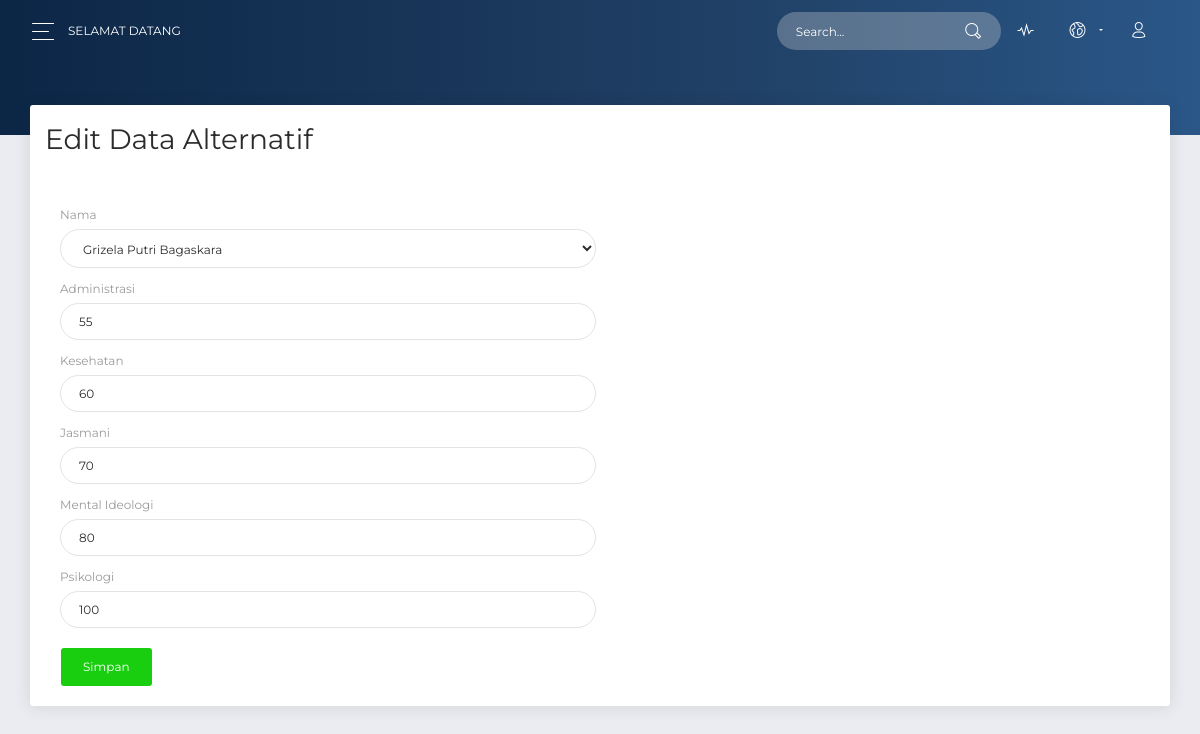
The page /edit_alternatif.php?id=51 (signed in) on the database its author committed.
### tables this page shows
CREATE TABLE `tb_alternatif` (
  `id_alternatif` int(11) NOT NULL,
  `nama_alternatif` varchar(255) NOT NULL
);

CREATE TABLE `tb_siswa` (
  `id` int(11) NOT NULL,
  `no_peserta` varchar(255) NOT NULL,
  `nama` varchar(255) NOT NULL,
  `alamat` varchar(255) NOT NULL,
  `ttl` varchar(255) NOT NULL,
  `agama` varchar(255) NOT NULL,
  `pend_terakhir` varchar(255) NOT NULL
);

CREATE TABLE `tb_nilai` (
  `id_nilai` int(11) NOT NULL,
  `id_alternatif` int(50) NOT NULL,
  `kriteria1` int(25) NOT NULL,
  `kriteria2` int(25) NOT NULL,
  `kriteria3` int(25) NOT NULL,
  `kriteria4` int(25) NOT NULL,
  `kriteria5` int(25) NOT NULL
);

### edit_alternatif.php (the view, shortened to what this page needs)
<?php $page = 'alternatif'; include './template/header.php';
?>
<?php include './template/navbar.php';
?>
 <div class="panel-header panel-header-sm">
      </div>
      <div class="content">
        <div class="row">
          <div class="col-md-12">
            <div class="card ">
              <div class="card-header ">
                <h3>Edit Data Alternatif</h3>
								<div class="card-body">
									<div class="row">
										  <?php
										  $id_alternatif = (int) $_GET['id'];
										  $sql = "SELECT * FROM tb_alternatif p INNER JOIN tb_nilai b ON p.id_alternatif= b.id_alternatif where p.id_alternatif='$id_alternatif'";
										  $result = mysql_query($sql);
										  $dataku = mysql_fetch_array($result);
										  ?>
										<div class="col-md-6 pr-1">
											<form action="./alternatif/update_alternatif.php" method="post">
											<div class="form-group">
												<label>Nama</label>
                        						<select name="nama_alternatif" placeholder="Pilih Kriteria..." class="form-control">
                                    <?php
                              		$query = "SELECT * FROM tb_siswa ORDER BY id asc";
                                    $hasil = mysql_query($query);
                                    while ($data = mysql_fetch_array($hasil)){
                                      echo "<option value='$data[nama]'" ;
                                        if ($data['nama'] == $dataku['nama_alternatif']) {
                                            echo "selected";
                                        }
                                        echo ">".$data['nama']."</option>";
                                        }
                                    $kriteria = array();
                                    $kq = mysql_query("SELECT * from kriteria");
                                    while ($k = mysql_fetch_array($kq)) {
                                    	array_push($kriteria, $k['nama_kriteria']);
                                    }
                                    ?>
                                </select>
											</div>
											<div class="form-group">
												<label><?php echo $kriteria[0] ?></label>
												<input type="text" class="form-control" name="kriteria1" value="<?php echo $dataku['kriteria1'] ?>">
											</div>
											<div class="form-group">
												<label><?php echo $kriteria[1] ?></label>
												<input type="text" class="form-control" name="kriteria2" value="<?php echo $dataku['kriteria2'] ?>">
											</div>
											<div class="form-group">
												<label><?php echo $kriteria[2] ?></label>
												<input type="text" class="form-control" name="kriteria3" value="<?php echo $dataku['kriteria3'] ?>">
											</div>
											<div class="form-group">
												<label><?php echo $kriteria[3] ?></label>
												<input type="text" class="form-control" name="kriteria4" value="<?php echo $dataku['kriteria4'] ?>">
											</div>
											<div class="form-group">
												<label><?php echo $kriteria[4] ?></label>
												<input type="text" class="form-control" name="kriteria5" value="<?php echo $dataku['kriteria5'] ?>">
											</div>
									<td><button id="displayNotif" class="btn btn-success" type="submit" value="Simpan">Simpan</td>
							</form>
							</div>
					</div>
					</div>
				</div>
			</div>
<?php
include './template/footer.php';
?>

### rows shown on the page
tb_alternatif: nama_alternatif "Grizela Putri Bagaskara"
tb_nilai: kriteria1 "55", kriteria2 "60", kriteria3 "70", kriteria4 "80", kriteria5 "100"

### other values the page prints
$kriteria[0] "Administrasi"
$kriteria[1] "Kesehatan"
$kriteria[2] "Jasmani"
$kriteria[3] "Mental Ideologi"
$kriteria[4] "Psikologi"
